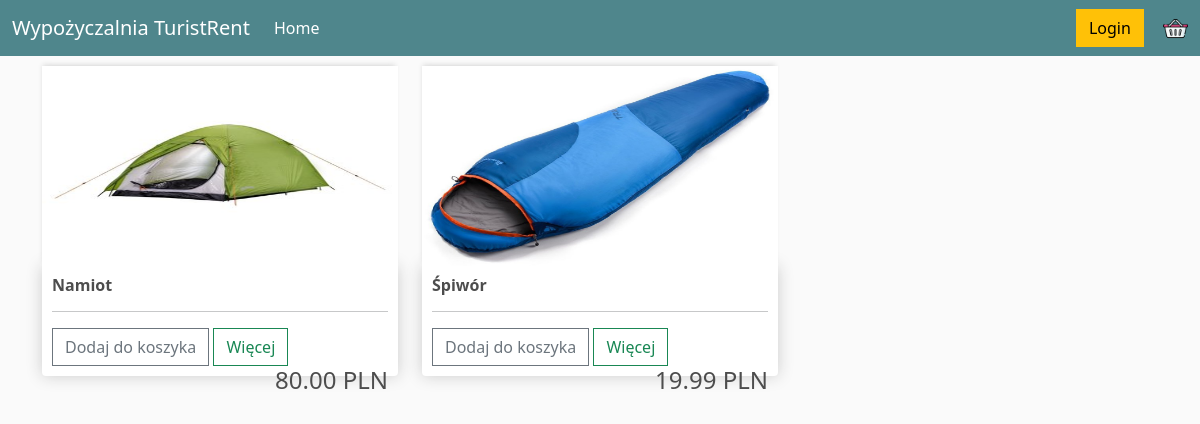
The page / on the database its author committed.
### pz/models.py (models this page shows, shortened)
class Product(models.Model):
    name = models.CharField(max_length=100, null=True)
    price = models.FloatField()
    quantity = models.IntegerField()
    image = models.ImageField(null=True, blank=True)
    @property
    def imageURL(self):
        try:
            url = self.image.url
        except:
            url = ''
        return url

### pz/views.py (the view)
# urls.py: path('', views.store, name="store"),
def store(request):
    products = Product.objects.all()
    context = {'products': products}
    return render(request, 'pz/store.html', context)

### pz/templates/pz/store.html
{% extends 'pz/main.html' %}
{% load static %}
{% block content %}
<div class="row">
    {%for product in products %}
    <div class="col-lg-4">
        <img class="thumbnail" src="{{product.imageURL}}">
        <div class="box-element product">
            <h6><strong>{{product.name}}</strong></h6>
            <hr>
            <button data-product="{{product.id}}" data-action="add" class="btn btn-outline-secondary add-btn update-cart">Dodaj do koszyka</button>
            <a class="btn btn-outline-success" href="#">Więcej</a>
            <h4 style="display: inline-block; float: right">{{product.price|floatformat:2}} PLN</h4>
        </div>
    </div>
    {%endfor%}
</div>
{% endblock content %}

### static/css/main.css (style rules this page uses)
body { background-color: hsl(0, 0%, 98%); }
h1,h2,h3,h4,h5,h6 { color:hsl(0, 0%, 30%); }
.box-element { box-shadow:hsl(0, 0%, 80%) 0 0 16px; background-color: #fff; border-radius: 4px; padding: 10px; }
.thumbnail { width: 100%; height: 200px; -webkit-box-shadow: -1px -3px 5px -2px rgba(214,214,214,1); -moz-box-shadow: -1px -3px 5px -2px rgba(214,214,214,1); box-shadow: -1px -3px 5px -2px rgba(214,214,214,1); }
.product { border-radius: 0 0 4px 4px; }
.col-lg-4, .col-lg-6, .col-lg-8, .col-lg-12 { margin-top: 10px; }
.btn { border-radius: 0; }

### rows shown on the page
Product: imageURL (picture), name "Namiot", price "80.00"
Product: imageURL (picture), name "Śpiwór", price "19.99"
